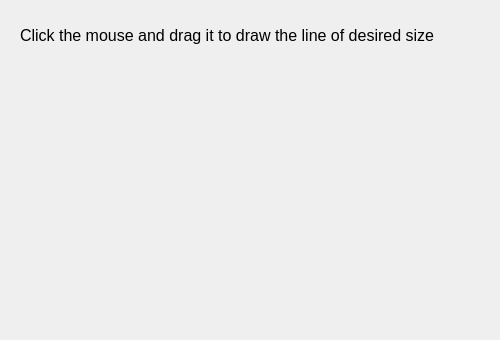
<?xml version="1.0" encoding="UTF-8"?>
<ui version="4.0">
 <class>Dialog</class>
 <widget class="QDialog" name="Dialog">
  <property name="geometry">
   <rect>
    <x>0</x>
    <y>0</y>
    <width>500</width>
    <height>340</height>
   </rect>
  </property>
  <property name="windowTitle">
   <string>Dialog</string>
  </property>
  <widget class="QLabel" name="label">
   <property name="geometry">
    <rect>
     <x>20</x>
     <y>10</y>
     <width>461</width>
     <height>51</height>
    </rect>
   </property>
   <property name="font">
    <font>
     <pointsize>12</pointsize>
    </font>
   </property>
   <property name="text">
    <string>Click the mouse and drag it to draw the line of desired size</string>
   </property>
  </widget>
 </widget>
 <resources/>
 <connections/>
</ui>
